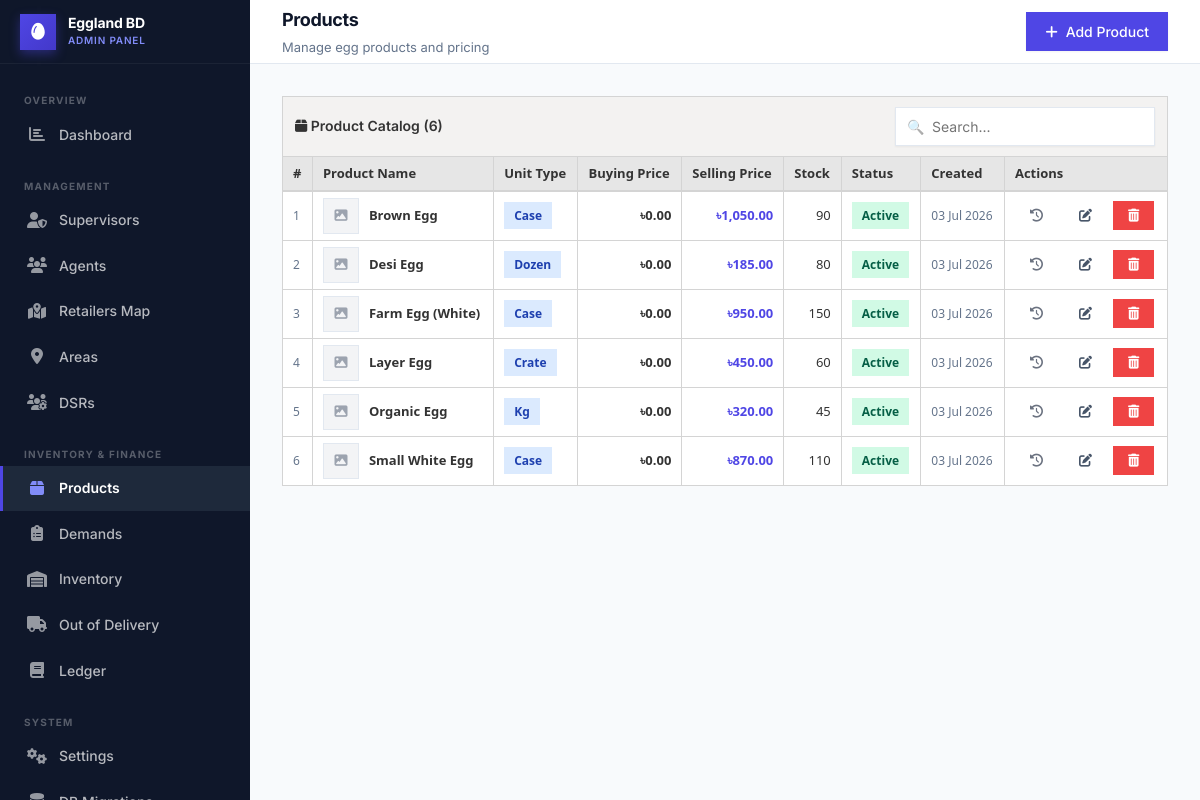
/admin/products.php (signed in), run on the app's committed database.
### tables this page shows
CREATE TABLE `products` (
  `id` INT AUTO_INCREMENT PRIMARY KEY,
  `name` VARCHAR(100) NOT NULL,
  `unit_type` ENUM('case','kg','dozen','piece','bag','crate') NOT NULL DEFAULT 'case',
  `buying_price` DECIMAL(10,2) DEFAULT 0.00,
  `price` DECIMAL(10,2) DEFAULT 0.00,
  `status` ENUM('active','inactive') DEFAULT 'active',
  `image` VARCHAR(255) DEFAULT NULL,
  `created_at` DATETIME DEFAULT CURRENT_TIMESTAMP
);

CREATE TABLE `settings` (
  `id` INT AUTO_INCREMENT PRIMARY KEY,
  `setting_key` VARCHAR(100) UNIQUE NOT NULL,
  `setting_value` TEXT,
  `updated_at` DATETIME DEFAULT CURRENT_TIMESTAMP ON UPDATE CURRENT_TIMESTAMP
);

### config/db.php (called while the page is built, shortened)
<?php
$whitelist = array('127.0.0.1', '::1', 'localhost');
$is_local = false;
if (isset($_SERVER['REMOTE_ADDR']) && in_array($_SERVER['REMOTE_ADDR'], $whitelist)) {
    $is_local = true;
}
function getDB() {
    static $pdo = null;
    if ($pdo === null) {
        try {
            $pdo = new PDO(
                "mysql:host=" . DB_HOST . ";port=" . DB_PORT . ";dbname=" . DB_NAME . ";charset=utf8mb4",
                DB_USER,
                DB_PASS,
                [
                    PDO::ATTR_ERRMODE            => PDO::ERRMODE_EXCEPTION,
                    PDO::ATTR_DEFAULT_FETCH_MODE => PDO::FETCH_ASSOC,
                    PDO::ATTR_EMULATE_PREPARES   => false,
                    PDO::MYSQL_ATTR_INIT_COMMAND => "SET NAMES utf8mb4"
                ]
            );
        } catch (PDOException $e) {
            global $is_local;
            if (!defined('INSTALL_PAGE')) {
                if (isset($is_local) && $is_local) {
                    header('Location: ' . BASE_URL . '/install.php');
                } else {
                    die("Database connection failed on live server. Please check your credentials. Error: " . $e->getMessage());
                }
                exit;
            }
            return null;
        }
    }
    return $pdo;
}
function getSetting($key, $default = '') {
    try {
        $pdo = getDB();
        $stmt = $pdo->prepare("SELECT setting_value FROM settings WHERE setting_key = ?");
        $stmt->execute([$key]);
        $row = $stmt->fetch();
        return $row ? $row['setting_value'] : $default;
    } catch (Exception $e) {
        return $default;
    }
}

### admin/products.php (the view, shortened to what this page needs)
<?php
require_once dirname(__DIR__) . '/config/db.php';
$pdo = getDB();
$products = $pdo->query("SELECT p.*, COALESCE(i.qty_available,0) as stock FROM products p LEFT JOIN inventory i ON i.product_id=p.id ORDER BY p.name")->fetchAll();
$currency = getSetting('currency_symbol', '৳');
?>
<!DOCTYPE html>
<html lang="en">
<head>
<link rel="stylesheet" href="<?= BASE_URL ?>/assets/css/global.css">
<?php include dirname(__DIR__) . '/includes/fontawesome.php'; ?>
</head>
<body>
<div class="layout-wrapper">
  <?php include dirname(__DIR__) . '/includes/admin-sidebar.php'; ?>
  <div class="main-content">
    <div class="top-header">
      <div><div class="header-title">Products</div><div class="header-subtitle">Manage egg products and pricing</div></div>
      <button class="btn btn-primary" onclick="openModal('modalAdd')"><i class="fas fa-plus"></i> Add Product</button>
    </div>
    <div class="page-content">
      <div class="table-wrapper">
        <div class="table-toolbar">
          <div class="toolbar-title"><i class="fas fa-box"></i> Product Catalog (<?= count($products) ?>)</div>
          <div class="search-input-wrap"><input type="text" class="search-input" placeholder="Search..." oninput="filterTbl(this,'prodTbl')"></div>
        </div>
        <div style="overflow-x:auto;">
        <table class="tbl" id="prodTbl">
          <thead><tr><th>#</th><th>Product Name</th><th>Unit Type</th><th class="text-right">Buying Price</th><th class="text-right">Selling Price</th><th class="text-right">Stock</th><th>Status</th><th>Created</th><th>Actions</th></tr></thead>
          <tbody>
            <?php if (empty($products)): ?>
              <tr><td colspan="9"><div class="table-empty"><div class="empty-icon"><i class="fas fa-box"></i></div><p>No products yet.</p></div></td></tr>
            <?php else: ?>
              <?php foreach ($products as $i=>$p): ?>
              <tr data-search="<?= strtolower($p['name'].' '.$p['unit_type']) ?>">
                <td class="text-muted fs-12"><?= $i+1 ?></td>
                 <td class="fw-700">
                  <div style="display: flex; align-items: center; gap: 10px;">
                    <?php if (!empty($p['image']) && file_exists(dirname(__DIR__) . '/' . $p['image'])): ?>
                      <img src="<?= BASE_URL ?>/<?= htmlspecialchars($p['image']) ?>" alt="Product" style="width: 36px; height: 36px; border-radius: 6px; object-fit: cover; border: 1px solid var(--border);">
                    <?php else: ?>
                      <div style="width: 36px; height: 36px; border-radius: 6px; background: #F3F4F6; display: flex; align-items: center; justify-content: center; color: #9CA3AF; border: 1px solid var(--border);"><i class="fas fa-image"></i></div>
                    <?php endif; ?>
                    <span><?= htmlspecialchars($p['name']) ?></span>
                  </div>
                </td>
                <td><span class="badge badge-info"><?= $p['unit_type'] ?></span></td>
                <td class="text-right fw-700"><?= $currency ?><?= number_format($p['buying_price']??0,2) ?></td>
                <td class="text-right fw-700 text-primary-color"><?= $currency ?><?= number_format($p['price'],2) ?></td>
                <td class="text-right"><?= number_format($p['stock'],0) ?></td>
                <td><span class="badge <?= $p['status']==='active'?'badge-success':'badge-danger' ?>"><?= $p['status'] ?></span></td>
                <td class="text-muted fs-12"><?= date('d M Y', strtotime($p['created_at'])) ?></td>
                <td><div style="display:flex;gap:6px;">
                  <button class="btn btn-ghost btn-sm" onclick="viewHistory(<?= $p['id'] ?>)"><i class="fas fa-history" style="color:#6B7280;"></i></button>
                  <button class="btn btn-ghost btn-sm" onclick='editProd(<?= json_encode($p, JSON_HEX_APOS) ?>)'><i class="fas fa-edit"></i></button>
                  <button class="btn btn-danger btn-sm" onclick="delProd(<?= $p['id'] ?>,'<?= addslashes($p['name']) ?>')"><i class="fas fa-trash-alt"></i></button>
                </div></td>
              </tr>
              <?php endforeach; ?>
            <?php endif; ?>
          </tbody>
        </table>
        </div>
      </div>
    </div>
  </div>
</div>
</body>
</html>

### includes/fontawesome.php (shortened to what this page needs)
<link rel="stylesheet" href="https://cdnjs.cloudflare.com/ajax/libs/font-awesome/6.4.2/css/all.min.css" />

### includes/admin-sidebar.php (shortened to what this page needs)
<?php
$currentPage = basename($_SERVER['PHP_SELF'], '.php');
?>
<aside class="sidebar" id="adminSidebar">
  <div class="sidebar-logo">
    <?php if (file_exists(dirname(__DIR__) . '/assets/img/logo.png')): ?>
      <img src="<?= BASE_URL ?>/assets/img/logo.png" alt="Logo" style="width:34px;height:34px;object-fit:contain;border-radius:6px;">
    <?php else: ?>
      <div class="sidebar-logo-icon"><i class="fas fa-egg"></i></div>
    <?php endif; ?>
    <div class="sidebar-logo-text">
      <div class="name">Eggland BD</div>
      <div class="role-tag">Admin Panel</div>
    </div>
  </div>
  <nav class="sidebar-nav">
    <div class="nav-section">
      <div class="nav-section-label">Overview</div>
      <a href="<?= BASE_URL ?>/admin/dashboard.php" class="nav-item <?= $currentPage === 'dashboard' ? 'active' : '' ?>">
        <span class="nav-icon"><i class="fas fa-chart-bar"></i></span> Dashboard
      </a>
    </div>
    <div class="nav-section">
      <div class="nav-section-label">Management</div>
      <a href="<?= BASE_URL ?>/admin/supervisors.php" class="nav-item <?= $currentPage === 'supervisors' ? 'active' : '' ?>">
        <span class="nav-icon"><i class="fas fa-user-shield"></i></span> Supervisors
      </a>
      <a href="<?= BASE_URL ?>/admin/agents.php" class="nav-item <?= $currentPage === 'agents' ? 'active' : '' ?>">
        <span class="nav-icon"><i class="fas fa-users"></i></span> Agents
      </a>
      <a href="<?= BASE_URL ?>/admin/retailers.php" class="nav-item <?= $currentPage === 'retailers' ? 'active' : '' ?>">
        <span class="nav-icon"><i class="fas fa-map-marked-alt"></i></span> Retailers Map
      </a>
      <a href="<?= BASE_URL ?>/admin/areas.php" class="nav-item <?= $currentPage === 'areas' ? 'active' : '' ?>">
        <span class="nav-icon"><i class="fas fa-map-marker-alt"></i></span> Areas
      </a>
      <a href="<?= BASE_URL ?>/admin/dsr.php" class="nav-item <?= $currentPage === 'dsr' ? 'active' : '' ?>">
        <span class="nav-icon"><i class="fas fa-users-cog"></i></span> DSRs
      </a>
    </div>
    <div class="nav-section">
      <div class="nav-section-label">Inventory & Finance</div>
      <a href="<?= BASE_URL ?>/admin/products.php" class="nav-item <?= $currentPage === 'products' ? 'active' : '' ?>">
        <span class="nav-icon"><i class="fas fa-box"></i></span> Products
      </a>
      <a href="<?= BASE_URL ?>/admin/demand.php" class="nav-item <?= $currentPage === 'demand' ? 'active' : '' ?>">
        <span class="nav-icon"><i class="fas fa-clipboard-list"></i></span> Demands
      </a>
      <a href="<?= BASE_URL ?>/admin/inventory.php" class="nav-item <?= $currentPage === 'inventory' ? 'active' : '' ?>">
        <span class="nav-icon"><i class="fas fa-warehouse"></i></span> Inventory
      </a>
      <a href="<?= BASE_URL ?>/admin/out_of_delivery.php" class="nav-item <?= $currentPage === 'out_of_delivery' ? 'active' : '' ?>">
        <span class="nav-icon"><i class="fas fa-truck"></i></span> Out of Delivery
      </a>
      <a href="<?= BASE_URL ?>/admin/ledger.php" class="nav-item <?= $currentPage === 'ledger' ? 'active' : '' ?>">
        <span class="nav-icon"><i class="fas fa-book"></i></span> Ledger
      </a>
    </div>
    <div class="nav-section">
      <div class="nav-section-label">System</div>
      <a href="<?= BASE_URL ?>/admin/settings.php" class="nav-item <?= $currentPage === 'settings' ? 'active' : '' ?>">
        <span class="nav-icon"><i class="fas fa-cogs"></i></span> Settings
      </a>
      <a href="<?= BASE_URL ?>/admin/migrate.php" class="nav-item <?= $currentPage === 'migrate' ? 'active' : '' ?>">
        <span class="nav-icon"><i class="fas fa-database"></i></span> DB Migrations
      </a>
    </div>
  </nav>
</aside>

### data on the page
products: name "Brown Egg", unit_type "Case", buying_price "0.00", price "1,050.00", stock "90", status "Active", created_at "03 Jul 2026"
settings: setting_value "৳"
products: name "Desi Egg", unit_type "Dozen", buying_price "0.00", price "185.00", stock "80", status "Active", created_at "03 Jul 2026"
products: name "Farm Egg (White)", unit_type "Case", buying_price "0.00", price "950.00", stock "150", status "Active", created_at "03 Jul 2026"
products: name "Layer Egg", unit_type "Crate", buying_price "0.00", price "450.00", stock "60", status "Active", created_at "03 Jul 2026"
products: name "Organic Egg", unit_type "Kg", buying_price "0.00", price "320.00", stock "45", status "Active", created_at "03 Jul 2026"
products: name "Small White Egg", unit_type "Case", buying_price "0.00", price "870.00", stock "110", status "Active", created_at "03 Jul 2026"

### other printed values
count($products) "6"
